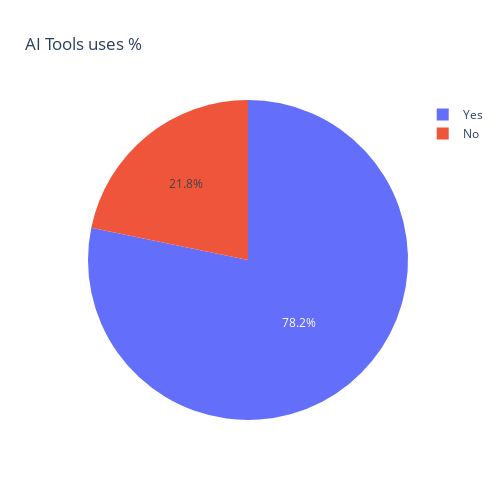

The notebook cell this image was saved under:
### Code cell
#AI Tools uses %

fig= px.pie(
    df,
    names='Uses_AI_Tools',
    title= 'AI Tools uses %'
)
fig.update_layout(
    height= 500,
    width= 500,
)
fig.show()

### Figure 1 — Plotly figure (JSON) as saved in the notebook; plotly's stock layout.template omitted (floating-point values rounded to 4 significant figures; data arrays with more than 128 entries replaced by an {"elided": "..."} marker saying what was removed)
{"data": [{"domain": {"x": [0, 1], "y": [0, 1]}, "hovertemplate": "Uses_AI_Tools=%{label}<extra></extra>", "labels": {"elided": "1470 str values"}, "legendgroup": "", "name": "", "showlegend": true, "type": "pie"}], "layout": {"height": 500, "legend": {"tracegroupgap": 0}, "title": {"text": "AI Tools uses %"}, "width": 500}}
